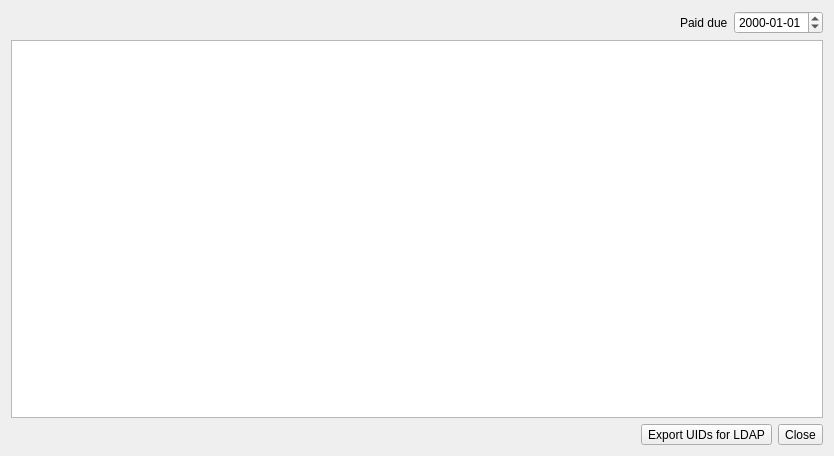
<?xml version="1.0" encoding="UTF-8"?>
<ui version="4.0">
 <class>MissingPeopleForm</class>
 <widget class="QWidget" name="MissingPeopleForm">
  <property name="geometry">
   <rect>
    <x>0</x>
    <y>0</y>
    <width>834</width>
    <height>456</height>
   </rect>
  </property>
  <property name="windowTitle">
   <string>Form</string>
  </property>
  <layout class="QVBoxLayout" name="verticalLayout">
   <item>
    <layout class="QHBoxLayout" name="horizontalLayout_2">
     <item>
      <spacer name="horizontalSpacer_2">
       <property name="orientation">
        <enum>Qt::Horizontal</enum>
       </property>
       <property name="sizeHint" stdset="0">
        <size>
         <width>40</width>
         <height>20</height>
        </size>
       </property>
      </spacer>
     </item>
     <item>
      <widget class="QLabel" name="label">
       <property name="text">
        <string>Paid due</string>
       </property>
      </widget>
     </item>
     <item>
      <widget class="QDateEdit" name="datePaidDue">
       <property name="displayFormat">
        <string>yyyy-MM-dd</string>
       </property>
      </widget>
     </item>
    </layout>
   </item>
   <item>
    <widget class="QTableView" name="tableView"/>
   </item>
   <item>
    <layout class="QHBoxLayout" name="horizontalLayout">
     <item>
      <spacer name="horizontalSpacer">
       <property name="orientation">
        <enum>Qt::Horizontal</enum>
       </property>
       <property name="sizeHint" stdset="0">
        <size>
         <width>40</width>
         <height>20</height>
        </size>
       </property>
      </spacer>
     </item>
     <item>
      <widget class="QToolButton" name="btnExportLdif">
       <property name="text">
        <string>Export UIDs for LDAP</string>
       </property>
       <property name="icon">
        <iconset resource="../PiTres.qrc">
         <normaloff>:/icons/resources/icons/data_refresh.png</normaloff>:/icons/resources/icons/data_refresh.png</iconset>
       </property>
       <property name="toolButtonStyle">
        <enum>Qt::ToolButtonTextBesideIcon</enum>
       </property>
      </widget>
     </item>
     <item>
      <widget class="QToolButton" name="btnClose">
       <property name="text">
        <string>Close</string>
       </property>
       <property name="icon">
        <iconset resource="../PiTres.qrc">
         <normaloff>:/icons/resources/icons/application-exit.png</normaloff>:/icons/resources/icons/application-exit.png</iconset>
       </property>
       <property name="toolButtonStyle">
        <enum>Qt::ToolButtonTextBesideIcon</enum>
       </property>
      </widget>
     </item>
    </layout>
   </item>
  </layout>
 </widget>
 <resources>
  <include location="../PiTres.qrc"/>
 </resources>
 <connections/>
</ui>
